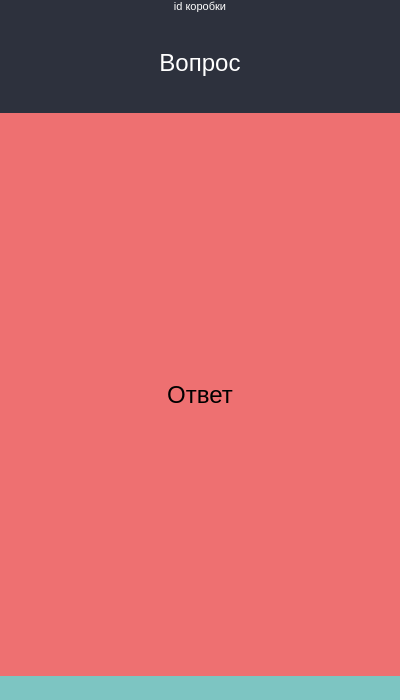
<?xml version="1.0" encoding="UTF-8"?>
<ui version="4.0">
 <class>Form</class>
 <widget class="QWidget" name="Form">
  <property name="geometry">
   <rect>
    <x>0</x>
    <y>0</y>
    <width>400</width>
    <height>700</height>
   </rect>
  </property>
  <property name="sizePolicy">
   <sizepolicy hsizetype="Preferred" vsizetype="Preferred">
    <horstretch>0</horstretch>
    <verstretch>0</verstretch>
   </sizepolicy>
  </property>
  <property name="minimumSize">
   <size>
    <width>400</width>
    <height>700</height>
   </size>
  </property>
  <property name="windowTitle">
   <string>Form</string>
  </property>
  <property name="styleSheet">
   <string notr="true"/>
  </property>
  <layout class="QVBoxLayout" name="verticalLayout">
   <property name="spacing">
    <number>0</number>
   </property>
   <property name="leftMargin">
    <number>0</number>
   </property>
   <property name="topMargin">
    <number>0</number>
   </property>
   <property name="rightMargin">
    <number>0</number>
   </property>
   <property name="bottomMargin">
    <number>0</number>
   </property>
   <item>
    <widget class="QFrame" name="frame">
     <property name="styleSheet">
      <string notr="true"/>
     </property>
     <property name="frameShape">
      <enum>QFrame::NoFrame</enum>
     </property>
     <property name="frameShadow">
      <enum>QFrame::Raised</enum>
     </property>
     <property name="lineWidth">
      <number>1</number>
     </property>
     <layout class="QVBoxLayout" name="verticalLayout_2">
      <property name="spacing">
       <number>0</number>
      </property>
      <property name="leftMargin">
       <number>0</number>
      </property>
      <property name="topMargin">
       <number>0</number>
      </property>
      <property name="rightMargin">
       <number>0</number>
      </property>
      <property name="bottomMargin">
       <number>0</number>
      </property>
      <item>
       <widget class="QFrame" name="frame_2">
        <property name="sizePolicy">
         <sizepolicy hsizetype="Minimum" vsizetype="Minimum">
          <horstretch>0</horstretch>
          <verstretch>0</verstretch>
         </sizepolicy>
        </property>
        <property name="styleSheet">
         <string notr="true">border-radius: 15px 15px 0px 0px;</string>
        </property>
        <property name="frameShape">
         <enum>QFrame::NoFrame</enum>
        </property>
        <property name="frameShadow">
         <enum>QFrame::Raised</enum>
        </property>
        <layout class="QVBoxLayout" name="verticalLayout_3">
         <property name="spacing">
          <number>0</number>
         </property>
         <property name="leftMargin">
          <number>0</number>
         </property>
         <property name="topMargin">
          <number>0</number>
         </property>
         <property name="rightMargin">
          <number>0</number>
         </property>
         <property name="bottomMargin">
          <number>0</number>
         </property>
         <item>
          <widget class="QLabel" name="box_name_label">
           <property name="sizePolicy">
            <sizepolicy hsizetype="Minimum" vsizetype="Minimum">
             <horstretch>0</horstretch>
             <verstretch>0</verstretch>
            </sizepolicy>
           </property>
           <property name="font">
            <font>
             <family>Segoe UI</family>
             <pointsize>8</pointsize>
            </font>
           </property>
           <property name="styleSheet">
            <string notr="true">background: #2d313d; color: #fff;</string>
           </property>
           <property name="text">
            <string>id коробки</string>
           </property>
           <property name="alignment">
            <set>Qt::AlignCenter</set>
           </property>
          </widget>
         </item>
        </layout>
       </widget>
      </item>
      <item>
       <widget class="QFrame" name="frame_3">
        <property name="frameShape">
         <enum>QFrame::NoFrame</enum>
        </property>
        <property name="frameShadow">
         <enum>QFrame::Raised</enum>
        </property>
        <layout class="QHBoxLayout" name="horizontalLayout_2">
         <property name="spacing">
          <number>0</number>
         </property>
         <property name="leftMargin">
          <number>0</number>
         </property>
         <property name="topMargin">
          <number>0</number>
         </property>
         <property name="rightMargin">
          <number>0</number>
         </property>
         <property name="bottomMargin">
          <number>0</number>
         </property>
         <item>
          <widget class="QLabel" name="question_label">
           <property name="minimumSize">
            <size>
             <width>0</width>
             <height>100</height>
            </size>
           </property>
           <property name="font">
            <font>
             <family>Segoe UI</family>
             <pointsize>18</pointsize>
            </font>
           </property>
           <property name="styleSheet">
            <string notr="true">background: #2d313d; color: #fff;</string>
           </property>
           <property name="text">
            <string>Вопрос</string>
           </property>
           <property name="alignment">
            <set>Qt::AlignCenter</set>
           </property>
          </widget>
         </item>
        </layout>
       </widget>
      </item>
      <item>
       <widget class="QFrame" name="frame_5">
        <property name="sizePolicy">
         <sizepolicy hsizetype="Expanding" vsizetype="Expanding">
          <horstretch>0</horstretch>
          <verstretch>0</verstretch>
         </sizepolicy>
        </property>
        <property name="styleSheet">
         <string notr="true">background: #ee7071;</string>
        </property>
        <property name="frameShape">
         <enum>QFrame::NoFrame</enum>
        </property>
        <property name="frameShadow">
         <enum>QFrame::Raised</enum>
        </property>
        <layout class="QVBoxLayout" name="verticalLayout_4">
         <property name="spacing">
          <number>0</number>
         </property>
         <property name="leftMargin">
          <number>0</number>
         </property>
         <property name="topMargin">
          <number>0</number>
         </property>
         <property name="rightMargin">
          <number>0</number>
         </property>
         <property name="bottomMargin">
          <number>0</number>
         </property>
         <item>
          <layout class="QGridLayout" name="answer_layout">
           <item row="0" column="0">
            <widget class="QPushButton" name="answer_button">
             <property name="sizePolicy">
              <sizepolicy hsizetype="Expanding" vsizetype="Expanding">
               <horstretch>0</horstretch>
               <verstretch>0</verstretch>
              </sizepolicy>
             </property>
             <property name="font">
              <font>
               <family>Segoe UI</family>
               <pointsize>18</pointsize>
              </font>
             </property>
             <property name="styleSheet">
              <string notr="true">border: 0px solid;</string>
             </property>
             <property name="text">
              <string>Ответ</string>
             </property>
            </widget>
           </item>
          </layout>
         </item>
        </layout>
       </widget>
      </item>
      <item>
       <widget class="QFrame" name="frame_6">
        <property name="sizePolicy">
         <sizepolicy hsizetype="Preferred" vsizetype="Preferred">
          <horstretch>0</horstretch>
          <verstretch>0</verstretch>
         </sizepolicy>
        </property>
        <property name="styleSheet">
         <string notr="true">background: #7dc5c2;
border-radius: 0px 0px 15px 15px;</string>
        </property>
        <property name="frameShape">
         <enum>QFrame::NoFrame</enum>
        </property>
        <property name="frameShadow">
         <enum>QFrame::Raised</enum>
        </property>
        <layout class="QHBoxLayout" name="horizontalLayout">
         <property name="spacing">
          <number>0</number>
         </property>
         <property name="leftMargin">
          <number>0</number>
         </property>
         <property name="topMargin">
          <number>5</number>
         </property>
         <property name="rightMargin">
          <number>0</number>
         </property>
         <property name="bottomMargin">
          <number>5</number>
         </property>
         <item>
          <widget class="QFrame" name="frame_7">
           <property name="frameShape">
            <enum>QFrame::NoFrame</enum>
           </property>
           <property name="frameShadow">
            <enum>QFrame::Raised</enum>
           </property>
           <layout class="QHBoxLayout" name="horizontalLayout_4">
            <property name="spacing">
             <number>0</number>
            </property>
            <property name="leftMargin">
             <number>0</number>
            </property>
            <property name="topMargin">
             <number>0</number>
            </property>
            <property name="rightMargin">
             <number>0</number>
            </property>
            <property name="bottomMargin">
             <number>0</number>
            </property>
            <item>
             <widget class="QPushButton" name="delete_button">
              <property name="styleSheet">
               <string notr="true">border: 0px solid;</string>
              </property>
              <property name="text">
               <string/>
              </property>
              <property name="icon">
               <iconset>
                <normaloff>delete.png</normaloff>delete.png</iconset>
              </property>
             </widget>
            </item>
           </layout>
          </widget>
         </item>
         <item>
          <widget class="QFrame" name="frame_8">
           <property name="frameShape">
            <enum>QFrame::NoFrame</enum>
           </property>
           <property name="frameShadow">
            <enum>QFrame::Raised</enum>
           </property>
           <layout class="QHBoxLayout" name="horizontalLayout_5">
            <property name="spacing">
             <number>0</number>
            </property>
            <property name="leftMargin">
             <number>0</number>
            </property>
            <property name="topMargin">
             <number>0</number>
            </property>
            <property name="rightMargin">
             <number>0</number>
            </property>
            <property name="bottomMargin">
             <number>0</number>
            </property>
            <item>
             <widget class="QPushButton" name="edit_button">
              <property name="styleSheet">
               <string notr="true">border: 0px solid;</string>
              </property>
              <property name="text">
               <string/>
              </property>
              <property name="icon">
               <iconset>
                <normaloff>edit.png</normaloff>edit.png</iconset>
              </property>
             </widget>
            </item>
           </layout>
          </widget>
         </item>
        </layout>
       </widget>
      </item>
     </layout>
    </widget>
   </item>
  </layout>
 </widget>
 <resources/>
 <connections/>
</ui>
